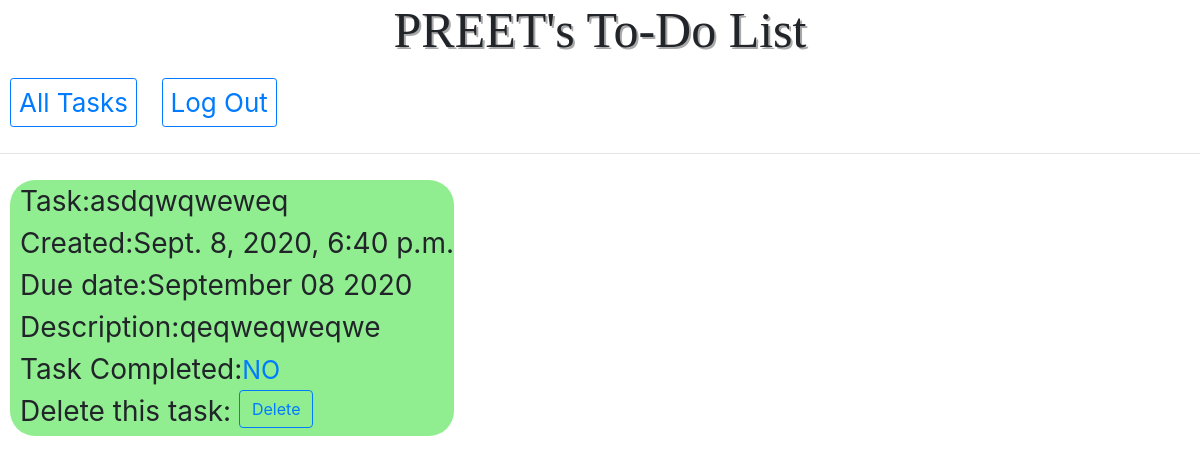
Page /single_view/asdqwqweweq (signed in) on the earlier database version.
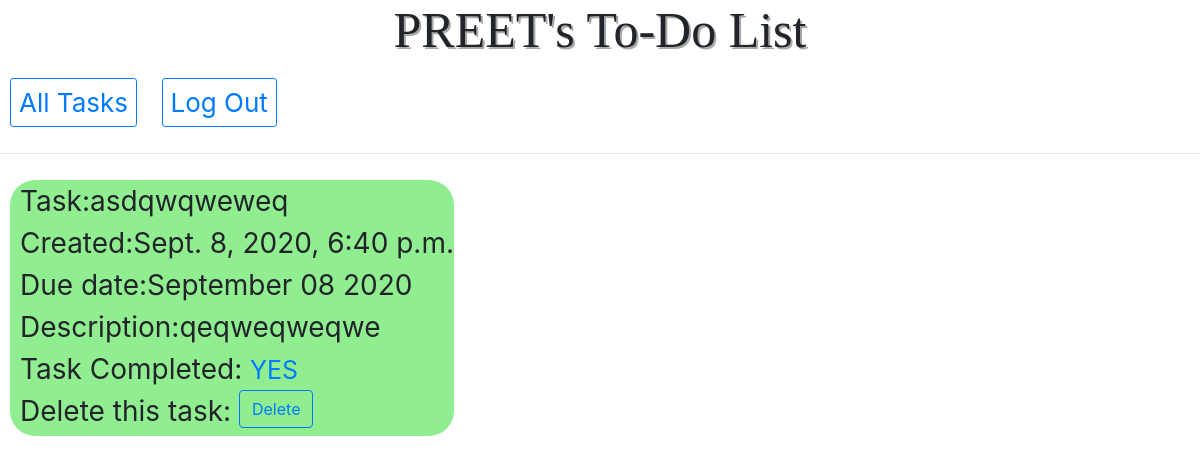
Same page on the later database version.
### myapp/models.py (models this page shows, shortened)
class Content(models.Model):
    id=models.AutoField(primary_key=True)
    user = models.ForeignKey(User, on_delete=models.CASCADE, related_name="todolist")
    body = models.CharField(max_length=700,blank=True)
    name = models.CharField(max_length=20,blank=True,editable=False)
    complete = models.BooleanField(default=False)
    created = models.DateTimeField(auto_now_add=True)
    due_date = models.DateTimeField(default=datetime.now())

### myapp/views.py (the view)
# urls.py: path("single_view/<str:name>",views.single_view,name="single_view"),
@csrf_exempt
@login_required
def single_view(request,name):
        user=request.user
        conts=Content.objects.order_by("-created").all().filter(name=name,user=user)
        context={
            "conts":conts
        }
        return render(request,"single.html",context)

### myapp/templates/single.html (shortened to what this page needs)
{% load static %}
<!DOCTYPE html>
<html lang="en">
    <head>
        <link rel="stylesheet" href="{% static 'styles.css' %}">
        <link rel="stylesheet" href="https://stackpath.bootstrapcdn.com/bootstrap/4.4.1/css/bootstrap.min.css">
    </head>
    <body>
        <h1 style="font-size: 50px;text-align: center;" >{{ request.user.first_name }}'s To-Do List</h1>
    <a      class="btn btn-sm btn-outline-primary" href="{% url 'index' %}" style="font-size: 26px;margin: 10px;">All Tasks</a>
    <a      class="btn btn-sm btn-outline-primary" href="{% url 'logout' %}" style="font-size: 26px;margin: 10px;">Log Out</a>
    <hr>
        {% for cont in conts %}
    <div  class="post" id="post" >
        <div class="element" id="element">
                <span >Task:{{cont.name}}</span>
                <br>
                <span >Created:{{cont.created}}</span>
                <br>
                <span >Due date:{{cont.due_date |date:'F d Y'}}</span>
                <br>
                <span >Description:{{cont.body}}</span>
                <br>
                {% if cont.complete %}
                <span >Task Completed: <a href="{% url 'taskn' cont.name %}" style="font-size: 25px; margin-bottom: 8px;">YES</a></span>
                <br>
                {% else %}
                <span >Task Completed:<a href="{% url 'tasky' cont.name %}" style="font-size: 25px; margin-bottom: 8px;">NO</a></span>
                <br>
                {% endif %}
                <span >Delete this task: <a class="btn btn-outline-primary" href="{% url 'delete' cont.name %}" style="font-size: 16px; margin-bottom: 8px;">Delete</a></span>
                <br>
        </div>
    </div>
        <br>
        {% endfor %}
    </body>
</html>

Differences in the rows shown:
changed Content "asdqwqweweq": complete "NO" → "YES"
